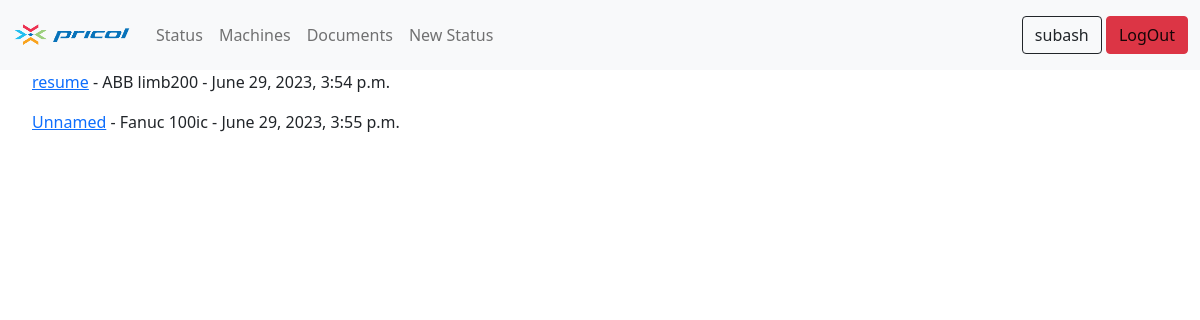
The page /machines/documents/ (signed in) on the database its author committed.
### status/models.py (models this page shows, shortened)
class Status(models.Model):
    working_choices = [('Yes', 'Yes'),
                       ('No', 'No')]
    machine = models.ForeignKey(Machine, on_delete=models.SET_NULL, null=True)
    is_working = models.CharField(max_length=3, choices=working_choices)
    description = models.TextField()
    time = models.DateTimeField(auto_now_add=True)
    document = models.FileField(upload_to='documents/', null=True, blank=True)
    document_name = models.CharField(max_length=50, blank=True)

class Machine(models.Model):
    name = models.CharField(max_length=50)
    manufacture_year = models.DateField()
    def __str__(self):
        return self.name

### status/views.py (the view)
# urls.py: path('machines/documents/', DocumentListView.as_view(), name='documents'),
class DocumentListView(ListView):
    model = Status
    template_name = 'documents_view.html'

### templates/documents_view.html
{% extends 'base.html' %}
{% block content %}
{% for status in status_list %}
<ul>
    <p>{% if status.document_name %}
        <a href="{{ status.document.url }}">{{ status.document_name }}</a>
        {% else %}
        <a href="{{ status.document.url }}">Unnamed</a>
        {% endif %} - {{status.machine }} - {{ status.time }} </p>
</ul>
{%endfor%}
{% endblock %}

### templates/base.html (shortened to what this page needs)
{% load static %}
<head>
    <link href="https://cdn.jsdelivr.net/npm/bootstrap@5.1.3/dist/css/bootstrap.min.css" rel="stylesheet"
></head>
{% if user.is_authenticated %}
<nav class="navbar navbar-expand-lg navbar-light bg-light">
  <div class="container-fluid">
    <a class="navbar-brand" href="#">
      <img src="{% static 'logo-img.png' %}" alt="" width="120" height="24" class="d-inline-block align-text-top">
    </a>
    <div class="collapse navbar-collapse" id="navbarText">
      <ul class="navbar-nav me-auto mb-2 mb-lg-0">
        <li class="nav-item">
          <a class="nav-link" href="{% url 'home' %}">Status</a>
        </li>
        <li class="nav-item">
          <a class="nav-link" href="{% url 'machines' %}">Machines</a>
        </li>
        <li class="nav-item">
          <a class="nav-link" href="{% url 'documents' %}">Documents</a>
        </li>
        <li class="nav-item">
          <a class="nav-link" href="{% url 'new_status' %}">New Status</a>
        </li>
      </ul>
      <span class="navbar-text">
        {% if user.is_authenticated %}
          <button type="button" class="btn btn-outline-dark">{{ user.username }}</button>
          <a href="{% url 'logout' %}" class="btn btn-danger" tabindex="-1" role="button" aria-disabled="true">LogOut</a>
        {% else %}
          <a href="{% url 'login' %}" class="btn btn-info" tabindex="-1" role="button" aria-disabled="true">LogIn</a>
          <a href="{% url 'signup' %}" class="btn btn-warning" tabindex="-1" role="button" aria-disabled="true">SignUp</a>
        {% endif %}
      </span>
    </div>
  </div>
</nav>
{% endif %}
<body>
{% if user.is_authenticated %}
    {% block content %}
    {% endblock %}
{% endif %}
</body>

### rows shown on the page
Status: document_name "resume", machine "ABB limb200", time "June 29, 2023, 3:54 p.m."
Status: machine "Fanuc 100ic", time "June 29, 2023, 3:55 p.m."

### other values the page prints
{{ user.username }} "subash"
